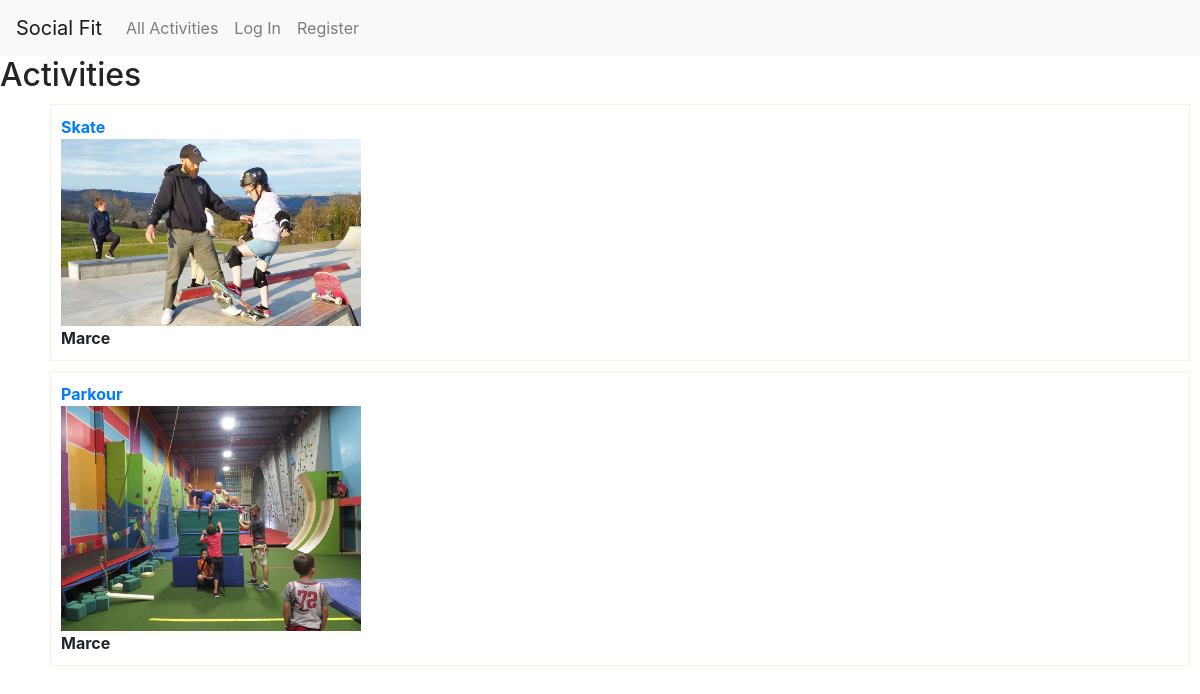
Page /activities on the earlier database version.
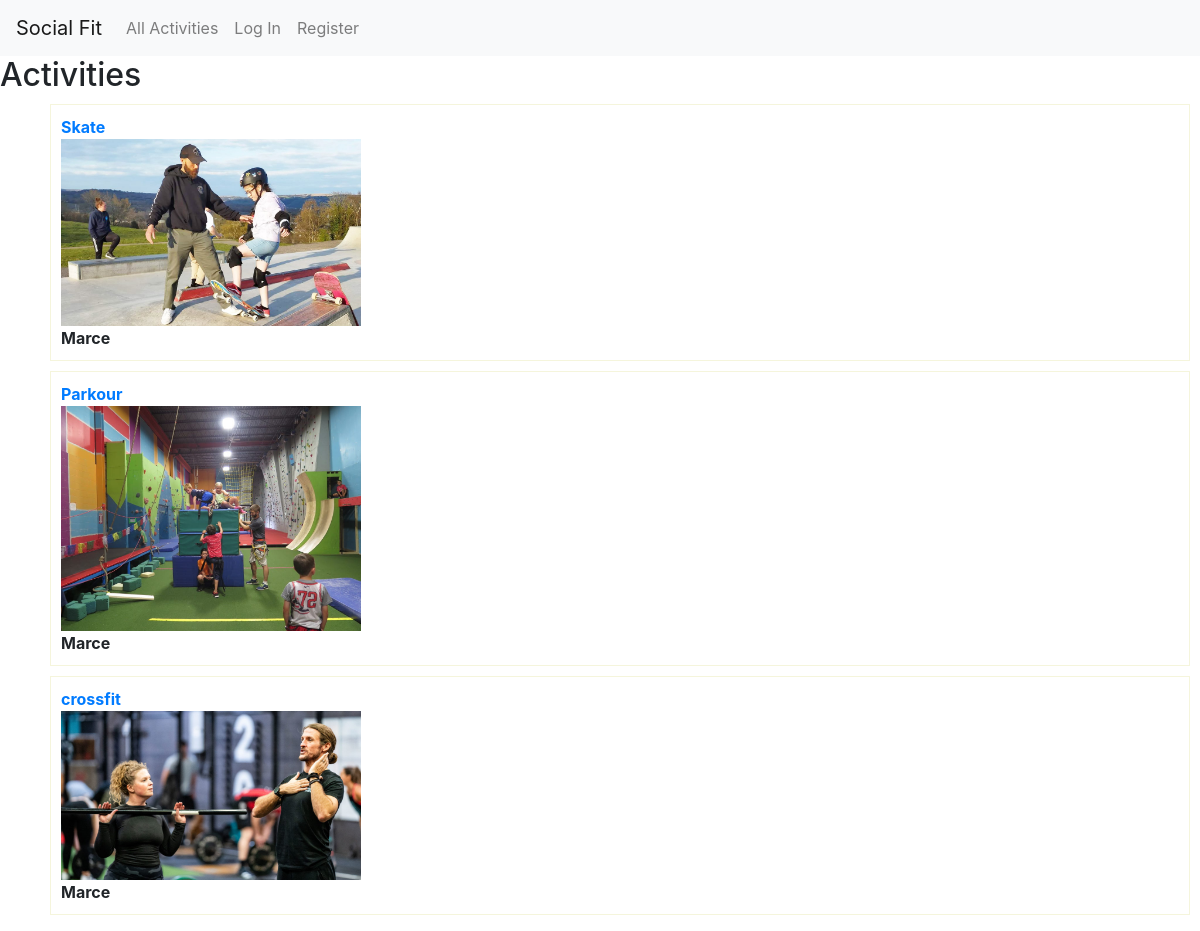
Same page on the later database version.
### booking/models.py (models this page shows, shortened)
class Activity(models.Model):
    created_by = models.ForeignKey(User, on_delete=models.CASCADE, related_name='activity_owner')
    name = models.CharField(max_length=30)
    description = models.TextField()
    image = models.ImageField(upload_to = 'images/')
    active = models.BooleanField(default=True)

class User(AbstractUser):
    pass
    def __str__(self):
        return f"{self.username}"

### booking/views.py (the view)
# urls.py: path("activities", views.all_activities, name="all_activities"),
def all_activities(request):
    activities = Activity.objects.all()
    return render(request, 'booking/all_activities.html', {'activities': activities})

### booking/templates/booking/all_activities.html (shortened to what this page needs)
{% extends "booking/layout.html" %}
{% block body %}
    <h2>Activities</h2>
    <ul style="list-style-type: none;">
        {% for activity in activities %}
        <div style="border: 1px solid beige; margin:10px; padding: 10px">
            <div style="display: flex; align-items: center;">
                <li style="margin-right: 10px;">
                    <a href="{% url 'booking:activity' activity.id %}" style="text-decoration: none;">
                        <strong>{{ activity.name }}</strong>
                    </a>
                </li>
            </div>
            <li>
                <img src="{{ activity.image.url }}" width= '300'>
            </li>
            <li style="margin-right: 10px;">
                <strong>{{ activity.created_by }}</strong>
            </li>
        </div>
        {% endfor %}
    </ul>
{% endblock %}

### booking/templates/booking/layout.html (shortened to what this page needs)
{% load static %}
<!DOCTYPE html>
<html lang="en">
    <head>
        <link rel="stylesheet" href="https://stackpath.bootstrapcdn.com/bootstrap/4.4.1/css/bootstrap.min.css">
        <link href="{% static 'booking/styles.css' %}" rel="stylesheet">
    </head>
    <body>
        <nav class="navbar navbar-expand-lg navbar-light bg-light">
            <a class="navbar-brand" href="{% url 'booking:index' %}">Social Fit</a>
            <div>
              <ul class="navbar-nav mr-auto">
                <li class="nav-item">
                  <a class="nav-link" href="{% url 'booking:all_activities' %}">All Activities</a>
                </li>
                {% if user.is_authenticated %}
                    {% comment %}
                    <li class="nav-item">
                        <a class="nav-link" href="{% url 'booking:following' %}">Following</a>
                    </li>
                    {% endcomment %}
                    <li class="nav-item">
                        <a class="nav-link" href="{% url 'booking:agenda' %}">Agenda</a>
                    </li>
                    <li class="nav-item">
                        <a class="nav-link" href="{% url 'booking:logout' %}">Log Out</a>
                    </li>
                    <!--<li class="nav-item">
                        <a class="nav-link btn btn-warning" href="{% url 'booking:create' %}">New Activity</a>
                    </li>-->
                {% else %}
                    <li class="nav-item">
                        <a class="nav-link" href="{% url 'booking:login' %}">Log In</a>
                    </li>
                    <li class="nav-item">
                        <a class="nav-link" href="{% url 'booking:register' %}">Register</a>
                    </li>
                {% endif %}
              </ul>
            </div>
          </nav>
        <div class="body">
            {% block body %}
            {% endblock %}
        </div>
    </body>
</html>

Differences in the rows shown:
added Activity: name "crossfit", image (picture), created_by "Marce"
